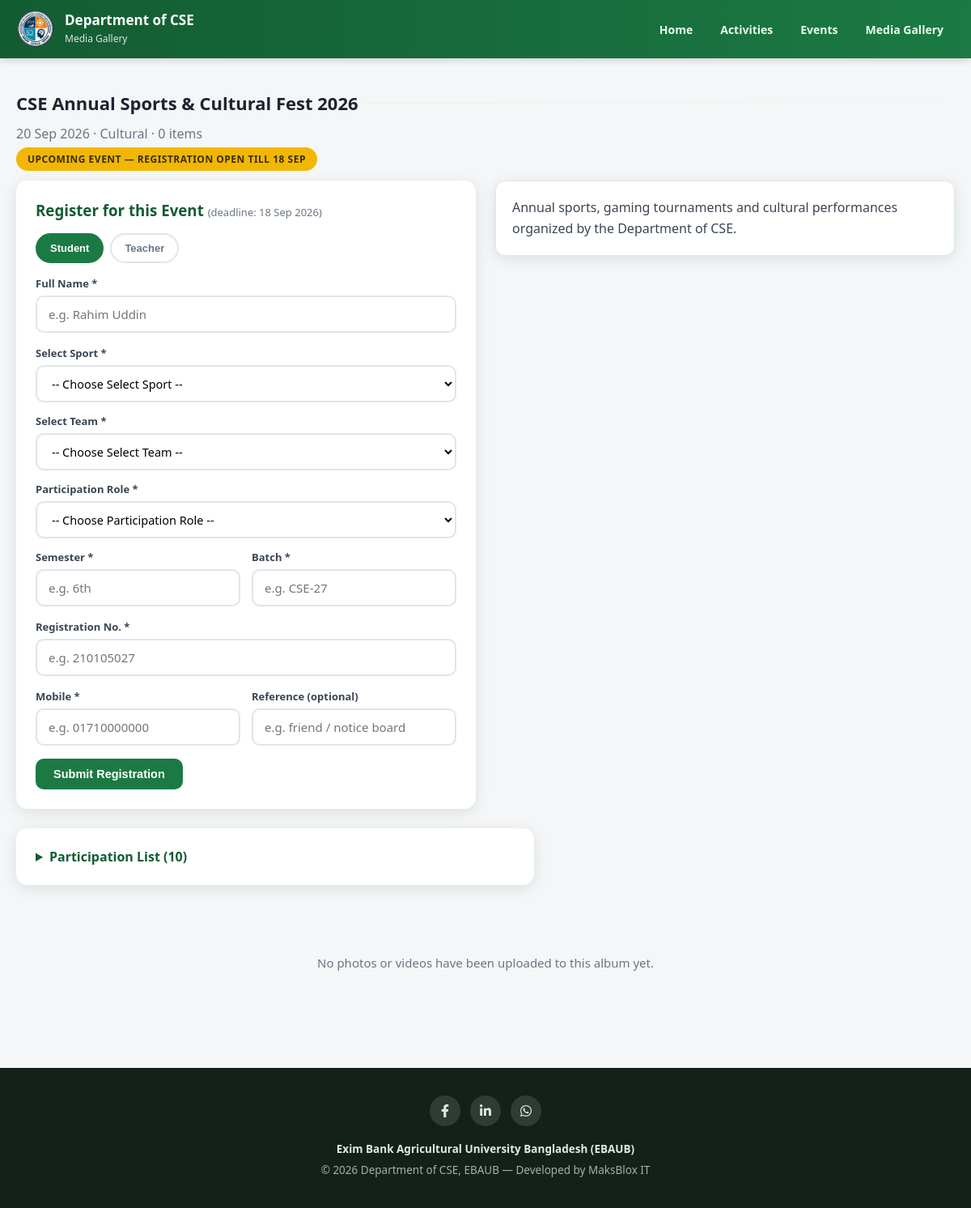
Screenshot of /event.php?id=11 with the database file from the repository.
### tables this page shows
CREATE TABLE events (
  id INTEGER PRIMARY KEY AUTOINCREMENT,
  title TEXT NOT NULL,
  category TEXT NOT NULL DEFAULT 'Other',
  event_date TEXT NOT NULL,
  description TEXT,
  created_at TEXT
, reg_deadline TEXT NULL, custom_roles TEXT NULL);

### includes/functions.php (called while the page is built, shortened)
<?php
function e($str) {
    return htmlspecialchars((string)$str, ENT_QUOTES, 'UTF-8');
}
    ?>
<?php
function get_event_custom_fields($event): array {
    $raw = $event['custom_roles'] ?? '';
    $decoded = json_decode($raw, true);
    if (is_array($decoded) && !empty($decoded)) {
        $valid = [];
        foreach ($decoded as $item) {
            if (!empty($item['label']) && !empty($item['options']) && is_array($item['options'])) {
                $valid[] = [
                    'label' => trim($item['label']),
                    'options' => array_values(array_filter(array_map('trim', $item['options'])))
                ];
            }
        }
        if ($valid) return $valid;
    }
    return [];
}

### event.php (the view, shortened to what this page needs)
<?php
require __DIR__ . '/includes/config.php';
require __DIR__ . '/includes/functions.php';
$id = (int)($_GET['id'] ?? 0);
$stmt = $pdo->prepare("SELECT * FROM events WHERE id = ?");
$stmt->execute([$id]);
$event = $stmt->fetch();
$media = $pdo->prepare("SELECT * FROM media WHERE event_id = ? ORDER BY COALESCE(sort_order, id), id");
$media->execute([$id]);
$media = $media->fetchAll();
$today        = date('Y-m-d');
$isUpcoming   = ($event['event_date'] > $today);
$deadline     = $event['reg_deadline'] ?? null;
$regOpen      = $isUpcoming && (empty($deadline) || $today <= $deadline);
$customFields = get_event_custom_fields($event);
$editReg = null;
$pstmt = $pdo->prepare("SELECT * FROM registrations WHERE event_id = ? ORDER BY role DESC, id");
$pstmt->execute([$id]);
$participants = $pstmt->fetchAll();
?>
<!DOCTYPE html>
<html lang="en">
<head>
<link rel="stylesheet" href="assets/style.css">
</head>
<body class="event-page">
<header class="site-header">
  <div class="header-inner">
    <a class="brand" href="index.php">
      <img class="brand-logo-img" src="assets/cse-logo.png" alt="EBAUB CSE Logo" width="48" height="48" style="width:48px;height:48px">
      <div class="brand-text"><b>Department of CSE</b><span>Media Gallery</span></div>
    </a>
    <nav class="nav">
      <a href="index.php">Home</a>
      <a href="activities.php">Activities</a>
      <a href="upcoming.php">Events</a>
      <a href="all-media.php">Media Gallery</a>
    </nav>
  </div>
</header>
<main class="container">
  <h2 class="section-title"><?= e($event['title']) ?></h2>
  <p style="color:var(--muted);margin:-8px 0 6px"><?= date('d M Y', strtotime($event['event_date'])) ?> · <?= e($event['category']) ?> · <?= count($media) ?> items</p>
  <?php if ($isUpcoming && $regOpen): ?>
    <span style="display:inline-block;background:#f2b705;color:#3a2c00;font-size:12px;font-weight:800;letter-spacing:.5px;padding:6px 14px;border-radius:999px;margin-bottom:12px">UPCOMING EVENT — REGISTRATION OPEN<?= $deadline ? ' TILL ' . strtoupper(date('d M', strtotime($deadline))) : '' ?></span>
  <?php elseif ($isUpcoming): ?>
    <span style="display:inline-block;background:#fdecec;color:#c0392b;font-size:12px;font-weight:800;letter-spacing:.5px;padding:6px 14px;border-radius:999px;margin-bottom:12px">UPCOMING EVENT — REGISTRATION CLOSED</span>
  <?php endif; ?>
  <div class="event-layout <?= $regOpen ? 'has-registration' : 'no-registration' ?>">
  <div class="event-details-box">
    <div class="event-details-content">
      <p style="color:#3a4553;line-height:1.6;margin:0"><?= nl2br(e($event['description'])) ?></p>
    </div>
  </div>
  <?php if ($regOpen): ?>
  <div class="panel event-register-box" style="max-width:640px" id="registerBox">
    <h3><?= $editReg ? 'Edit Your Registration (one time)' : 'Register for this Event' ?><?= $deadline ? ' <small style="font-weight:400;font-size:13px;color:var(--muted)">(deadline: ' . date('d M Y', strtotime($deadline)) . ')</small>' : '' ?></h3>
    <div style="display:flex;gap:8px;margin-bottom:16px">
      <button type="button" class="chip active" id="tabStudent" onclick="setRole('student')">Student</button>
      <button type="button" class="chip" id="tabTeacher" onclick="setRole('teacher')">Teacher</button>
    </div>
    <form method="post" action="event.php?id=<?= $event['id'] ?><?= $editReg ? '&edit=' . $editReg['id'] . '&mobile=' . urlencode($editReg['mobile']) : '' ?>">
      <div class="field">
        <label>Full Name *</label>
        <input type="text" name="name" required value="<?= e($editReg['name'] ?? '') ?>" placeholder="e.g. Rahim Uddin">
      </div>
      <div id="studentFields">
        <?php if (!empty($customFields)): ?>
          <?php foreach ($customFields as $cfIdx => $cf): ?>
          <div class="field" style="margin-bottom:14px">
            <label><?= e($cf['label']) ?> *</label>
            <select name="custom_answers[<?= $cfIdx ?>]" class="student-cf-select" required style="width:100%;padding:10px 14px;border:2px solid #dfe6ea;border-radius:10px;font-size:14.5px;background:#fff">
              <option value="">-- Choose <?= e($cf['label']) ?> --</option>
            </select>
          </div>
          <?php endforeach; ?>
        <?php endif; ?>
        <div class="form-row">
          <div class="field"><label>Semester *</label><input type="text" name="semester" value="<?= e($editReg['semester'] ?? '') ?>" placeholder="e.g. 6th"></div>
          <div class="field"><label>Batch *</label><input type="text" name="batch" value="<?= e($editReg['batch'] ?? '') ?>" placeholder="e.g. CSE-27"></div>
        </div>
        <div class="field"><label>Registration No. *</label><input type="text" name="reg_no" value="<?= e($editReg['reg_no'] ?? '') ?>" placeholder="e.g. 210105027"></div>
      </div>
      <div class="form-row">
        <div class="field"><label>Mobile *</label><input type="tel" name="mobile" required pattern="01[0-9]{9}" maxlength="11" title="11-digit number starting with 01, e.g. 01710000000" value="<?= e($editReg['mobile'] ?? '') ?>" placeholder="e.g. 01710000000"></div>
        <div class="field"><label>Reference (optional)</label><input type="text" name="reference" placeholder="e.g. friend / notice board"></div>
      </div>
      <button class="btn btn-primary" name="register" value="1">Submit Registration</button>
    </form>
  </div>
  <?php endif; ?>
  </div>
  <?php if ($participants): ?>
  <details class="panel" style="max-width:640px;cursor:pointer">
    <summary style="font-weight:800;color:var(--green-dark);font-size:16px">
      Participation List (<?= count($participants) ?>)
    </summary>
  </details>
  <?php endif; ?>
  <?php if (!$media): ?>
    <div class="empty">No photos or videos have been uploaded to this album yet.</div>
  <?php endif; ?>
</main>
<footer class="site-footer">
  <div style="display:flex;gap:12px;justify-content:center;margin-bottom:16px">
    <a href="https://www.facebook.com/ebaub.cse" target="_blank" rel="noopener" title="Facebook" style="display:inline-flex;align-items:center;justify-content:center;width:38px;height:38px;border-radius:50%;background:rgba(255,255,255,.12)"><svg xmlns="http://www.w3.org/2000/svg" viewBox="0 0 320 512" width="16" height="16" fill="#dfeae4"><path d="M279.14 288l14.22-92.66h-88.91v-60.13c0-25.35 12.42-50.06 52.24-50.06h40.42V6.26S260.43 0 225.36 0c-73.22 0-121.08 44.38-121.08 124.72v70.62H22.89V288h81.39v224h100.17V288z"/></svg></a>
    <a href="https://www.linkedin.com/company/exim-bank-agricultural-university-bangladesh-ebaub/" target="_blank" rel="noopener" title="LinkedIn" style="display:inline-flex;align-items:center;justify-content:center;width:38px;height:38px;border-radius:50%;background:rgba(255,255,255,.12)"></a>
    <a href="https://wa.me/8801710061468" target="_blank" rel="noopener" title="WhatsApp" style="display:inline-flex;align-items:center;justify-content:center;width:38px;height:38px;border-radius:50%;background:rgba(255,255,255,.12)"></a>
  </div>
  <b>Exim Bank Agricultural University Bangladesh (EBAUB)</b><br>
  <a href="admin/login.php" style="color:inherit" title="">©</a> <?= date('Y') ?> Department of CSE, EBAUB — Developed by MaksBlox IT
</footer>
</body>
</html>

### rows the page displays
events: title "CSE Annual Sports & Cultural Fest 2026", event_date "20 Sep 2026", category "Cultural", reg_deadline "18 SEP", description "Annual sports, gaming tournaments and cultural performances organized by the Department of CSE.", reg_deadline "18 Sep 2026"

### other values shown
count($media) "0"
$cf['label'] "Select Sport"
$cf['label'] "Select Team"
$cf['label'] "Participation Role"
count($participants) "10"
